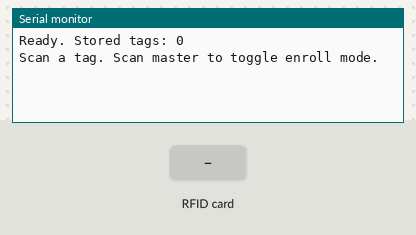
Recording of a sketch running on a simulated Arduino Uno, built with avr-gcc and run on an emulated ATmega328P. Shown: the last lines printed to the serial monitor. The inputs (shaded band) are chosen by the test bench. EEPROM starts erased.

Above: at 1.2 s.
1.3 s: RFID card 80 F4 E2 A4 held to the reader
At 2.4 s:
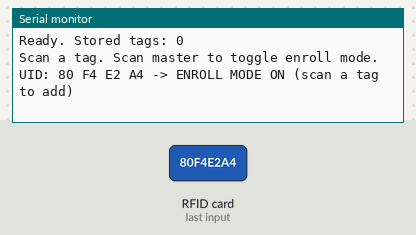
2.8 s: RFID card 5E 7A 19 C4 held to the reader
At 3.3 s:
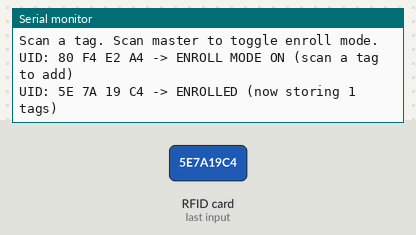
4.3 s: RFID card 5E 7A 19 C4 held to the reader
At 4.7 s:
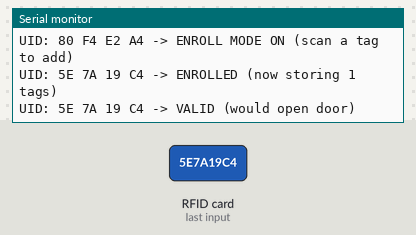

The sketch:

rfid_test_code_with_local_storage.ino
```cpp
#include <Wire.h>
#include <Adafruit_PN532.h>
#include <EEPROM.h>

#define PN532_IRQ   2
#define PN532_RESET 3
Adafruit_PN532 rfid(PN532_IRQ, PN532_RESET);

// ---- config ----
const byte UID_LEN = 4;                                    // your tags are 4 bytes
const byte MASTER[UID_LEN] = {0x80, 0xF4, 0xE2, 0xA4};     // master/admin tag
const int  MAX_TAGS = 60;                                  // EEPROM can hold ~63

// ---- EEPROM layout ----
// address 0   : number of stored tags (1 byte)
// address 1.. : tags, UID_LEN bytes each
const int ADDR_COUNT = 0;
const int ADDR_TAGS  = 1;

bool enrollMode = false;

void setup() {
  Serial.begin(115200);
  EEPROM.update(0, 0);
  rfid.begin();
  if (!rfid.getFirmwareVersion()) {
    Serial.println("PN532 not found.");
    while (1);
  }
  Serial.print("Ready. Stored tags: ");
  Serial.println(EEPROM.read(ADDR_COUNT));
  Serial.println("Scan a tag. Scan master to toggle enroll mode.");
}

void loop() {
  byte uid[7];
  byte uidLength;

  if (!rfid.readPassiveTargetID(PN532_MIFARE_ISO14443A, uid, &uidLength, 500)) return;
  if (uidLength != UID_LEN) { Serial.println("Unexpected UID length, ignoring."); delay(1000); return; }

  printUID(uid);

  if (isMaster(uid)) {
    enrollMode = !enrollMode;
    Serial.println(enrollMode ? " -> ENROLL MODE ON (scan a tag to add)" : " -> enroll mode off");
    delay(1000);
    return;
  }

  if (enrollMode) {
    enrollTag(uid);
    enrollMode = false;                   // one enroll per master press
  } else {
    if (checkTag(uid)) {
      Serial.println(" -> VALID (would open door)");
    } else {
      Serial.println(" -> not recognized");
    }
  }
  delay(1000);
}

// true if scanned uid equals the master tag
bool isMaster(byte *uid) {
  for (byte i = 0; i < UID_LEN; i++) if (uid[i] != MASTER[i]) return false;
  return true;
}

// loop through stored tags, true if uid matches one
bool checkTag(byte *uid) {
  byte count = EEPROM.read(ADDR_COUNT);
  for (byte t = 0; t < count; t++) {
    int base = ADDR_TAGS + t * UID_LEN;
    bool match = true;
    for (byte i = 0; i < UID_LEN; i++) {
      if (EEPROM.read(base + i) != uid[i]) { match = false; break; }
    }
    if (match) return true;
  }
  return false;
}

// append a uid to EEPROM; skip if duplicate or full
void enrollTag(byte *uid) {
  if (checkTag(uid)) { Serial.println(" -> already enrolled"); return; }
  byte count = EEPROM.read(ADDR_COUNT);
  if (count >= MAX_TAGS) { Serial.println(" -> storage full"); return; }

  int base = ADDR_TAGS + count * UID_LEN;
  for (byte i = 0; i < UID_LEN; i++) EEPROM.update(base + i, uid[i]);
  EEPROM.update(ADDR_COUNT, count + 1);
  Serial.print(" -> ENROLLED (now storing ");
  Serial.print(count + 1);
  Serial.println(" tags)");
}

void printUID(byte *uid) {
  Serial.print("UID:");
  for (byte i = 0; i < UID_LEN; i++) {
    Serial.print(uid[i] < 0x10 ? " 0" : " ");
    Serial.print(uid[i], HEX);
  }
}
```

Measured:
- after the input at 1.3 s, the serial monitor: prints a new line at once (image 1)
- after the input at 2.8 s, the serial monitor: prints a new line at once (image 2)
- after the input at 4.3 s, the serial monitor: prints a new line at once (image 3)
